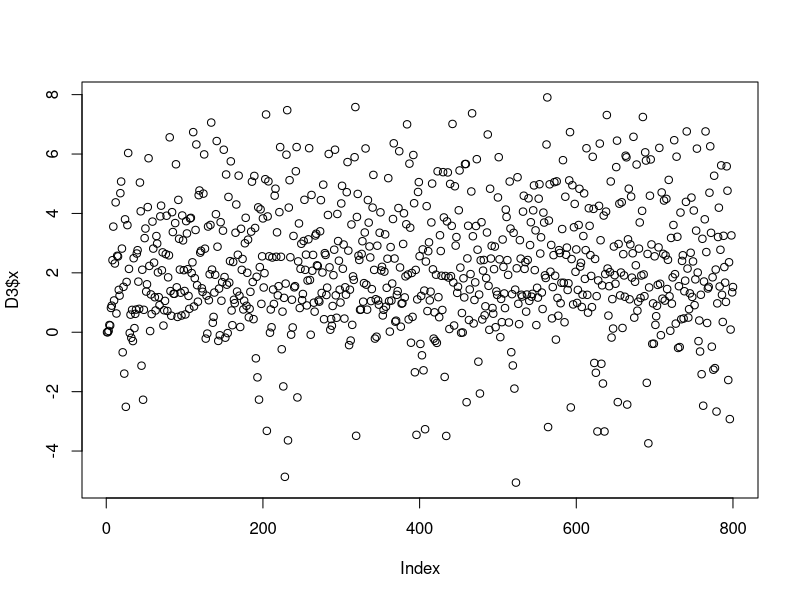
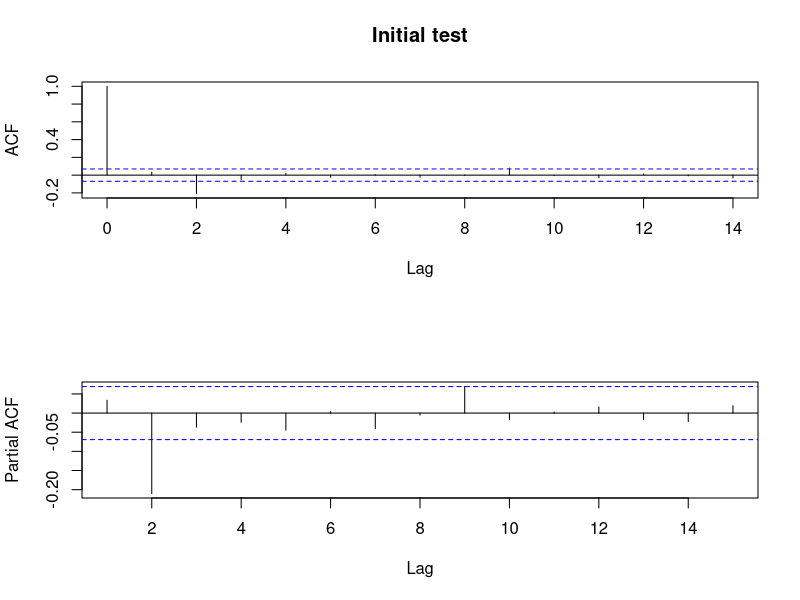
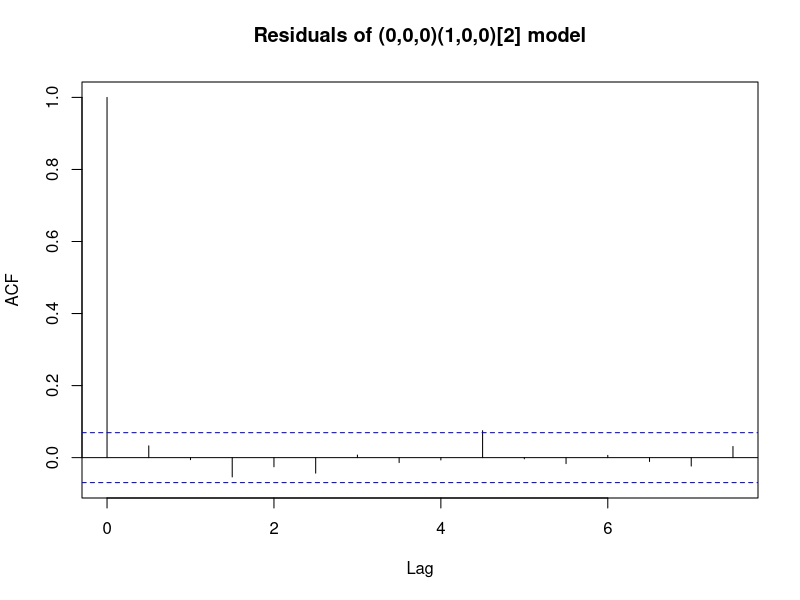
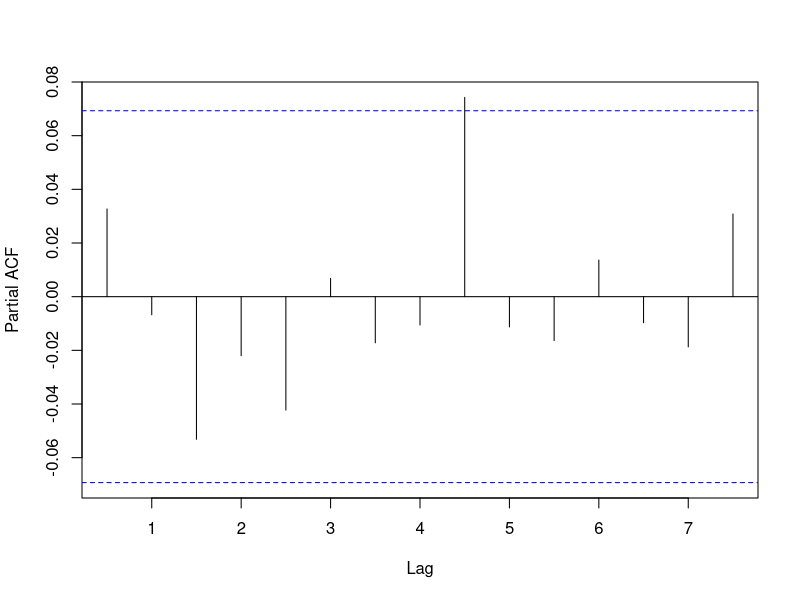
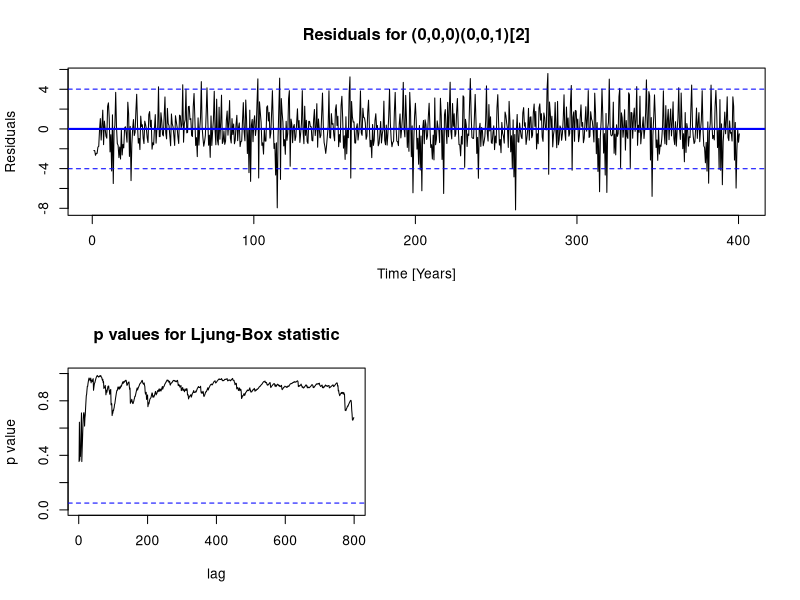

Here is the R script that generated these plots, in order: (Note: this script raises an error after producing the figures.)
# Set working directory and read data
setwd("/Users/mads/Google Drev/Skole/Uni/7. semester/Advanced time series/Computer exercise 1/comp_ex_1_scrips_2018")
D3 <- read.csv("DataPart5.csv")
plot(D3$x)

# Find autocorrelation and partial-autocorrelataion
par(mfrow=c(2,1))
acf(D3$x, main = 'Initial test', 14)
pacf(D3$x, main = '', 15)

## Add a MA(1) term
tsData <- ts(D3$x, frequency = 2)
mod1 <- arima(tsData, order=c(0,0,0), seasonal = c(1,0,0))

par(mfrow=c(1,1))
acf(mod1$residuals, 15, main = 'Residuals of (0,0,0)(1,0,0)[2] model')
pacf(mod1$residuals, 15, main='')

res_temp = na.omit(mod1$residuals)
layout(matrix(c(1,1,2,3), nrow = 2, ncol = 2, byrow = TRUE))
plot(res_temp, ylab = "Residuals", xlab="Time [Years]", main = "Residuals for (0,0,0)(0,0,1)[2]")
abline(h = 0, lty = 1, col = "blue", lw = 2)
abline(h = sd(res_temp)*1.96, lty = 2, col = "blue", lw = 1)
abline(h = -sd(res_temp)*1.96, lty = 2, col = "blue", lw = 1)
nlag <- length(res_temp)
pval <- sapply(1:nlag, function(i) Box.test(res_temp, i, type = "Ljung-Box")$p.value)
plot(1L:nlag, pval, xlab = "lag", ylab = "p value", ylim = c(0,1), main = "p values for Ljung-Box statistic", type="l")
abline(h = 0.05, lty = 2, col = "blue")
qqPlot(res_temp, ylab = "Residuals",main="qqPlot")


## Plot the data together with the found model
plot(tsData)
fit <- D3$x - mod1$residuals
lines(fit,col="green")

LDF = rep(0,6);
for (i in 1:6) {
#  LDF[i] = ldf(mod1$residuals,i)
}

plot(1:6,LDF,type='l',xlab='Lag',main='Dependency')

# Look at the residuals 
par(mfrow=c(1,1))
n <- length(mod1$residuals)
err <- mod1$residuals[1:(n-2)] - mod1$residuals[(1+2):n]
plot(mod1$residuals[1:(n-2)],mod1$residuals[(1+2):n],xlab=expression(R[t-2]),ylab=expression(R[t]),main='Dependency of residuals')


# Lets check the original data
et <- D3$x[3:n]
et2 <- D3$x[1:(n-2)]
plot(et2,et,xlab=expression(X[t-2]),ylab=expression(X[t]), main = 'Dependency of original data')

## We see that a SETAR(4,2,1) could be a good model

# We can "fit" this using a kernal method
##------------------------------------------------
## Estimate the function with 2D local polynomial regression using loess()
fit <- loess(et ~ et2, span=0.3,parametric = F)
## Plot the surface with a grid of nPlot x nPlot points
yprd <- predict(fit, data.frame(et2=sort(et2)))
## Draw the surface. See ?rgl.material for options
lines(sort(et2),yprd,col="Blue",lw=2)
##------------------------------------------------

## Lets try to fit the original data
yprd2 <- predict(fit, data.frame(et2=et2))
plot(et,yprd2)

## Eye-balled model
et2.sorted = sort(et2)
theo <- rep(0,length(et2))
for (i in 1:length(et2)){
  theo[i] <- theo_val(et2.sorted[i])
}

## Plot everything together
plot(et2,et,xlab=expression(X[t-2]),ylab=expression(X[t]), main = 'Final model')
lines(sort(et2),yprd,col="Blue",lw=2)
lines(et2.sorted,theo,col="red",lw=2)
legend("bottom",c("Measurements","Kernal estimate","SETAR model"),lty=c(-1,1,1),pch=c(1,-1,-1),col=c(1,"blue","red"))


index = (2 < et2) & (et2 < 5)
plot(et2[index],et[index])
fit1 <- lm(et[index] ~ et2[index])
fit1

theo_val <- function(x) {
  if (x<(-2)){
    return (-0.680*x + 2.281)
  } else if (x>=-2 && x<2) {
    return (2.7342*x+0.9009)
  } else if (x>=2 && x<5) {
    return (0.804*x-1.002)
  } else{
    return (1.020*x-5.996)
  }
}
